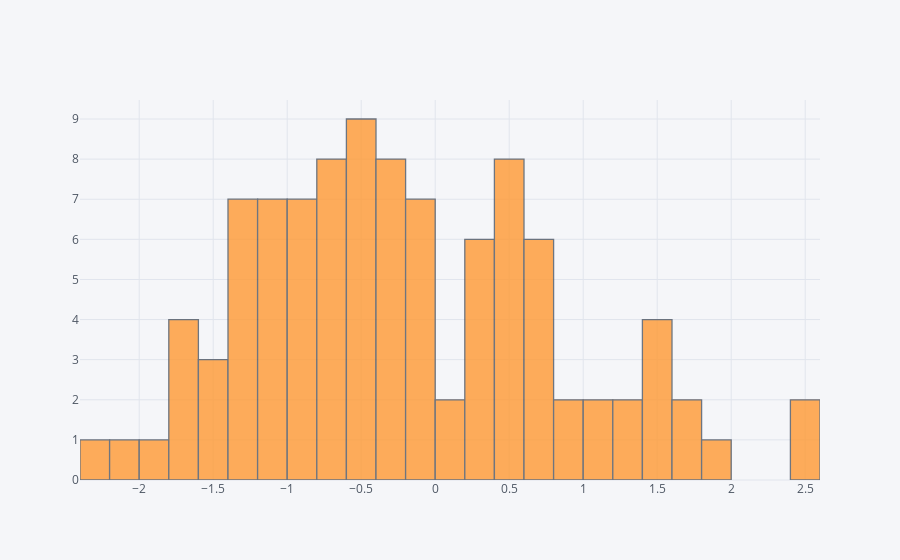

Notebook code cell kept with this figure:
### Code cell
#histogram
df['A'].iplot(kind='hist',bins=25)

### Figure 1 — Plotly figure (JSON) as saved in the notebook; plotly's stock layout.template omitted (floating-point values rounded to 4 significant figures)
{"data": [{"histfunc": "count", "histnorm": "", "marker": {"color": "rgba(255, 153, 51, 1.0)", "line": {"color": "#4D5663", "width": 1.3}}, "name": "A", "nbinsx": 25, "opacity": 0.8, "orientation": "v", "type": "histogram", "uid": "ee95a031-e6a9-41f4-a8c0-af4c03c94af7", "x": [0.07591, -2.09, 0.5032, -1.371, 0.2423, -0.07382, -1.362, -0.7154, -0.8928, -1.285, 1.584, -0.6724, 0.09358, -1.312, -1.052, -0.1465, -2.271, 0.521, -0.7479, -1.754, -0.3142, 1.424, -1.635, 2.515, -1.814, 0.2577, 0.8762, -0.2904, 0.8498, -1.676, 0.5194, -0.9954, -0.5473, 1.217, 1.774, 1.606, -1.09, 0.3451, -0.4153, -0.139, -0.2146, -1.324, -1.104, 0.6176, -0.5752, -0.2191, -0.06445, -0.502, 0.7196, -0.473, 0.2008, 1.486, -0.3927, 1.452, 1.214, 0.5207, -0.6283, 0.7031, -0.945, -0.8156, 0.7768, -1.492, 0.4993, -1.51, -0.5965, -0.7793, -1.478, -1.144, -0.7699, -0.09363, 1.041, -0.6453, -1.736, -0.1281, -0.04672, -0.8177, 0.5458, -1.073, -0.6435, -1.035, -0.4379, -0.8615, -1.369, -0.3027, 1.195, -0.4661, 1.87, 0.4854, 0.6462, 0.5012, 2.526, 0.7397, -0.8082, -0.4006, -1.126, -0.2076, 0.2844, -1.232, 0.34, -0.2822]}], "layout": {"barmode": "overlay", "legend": {"bgcolor": "#F5F6F9", "font": {"color": "#4D5663"}}, "paper_bgcolor": "#F5F6F9", "plot_bgcolor": "#F5F6F9", "title": {"font": {"color": "#4D5663"}}, "xaxis": {"gridcolor": "#E1E5ED", "showgrid": true, "tickfont": {"color": "#4D5663"}, "title": {"font": {"color": "#4D5663"}, "text": ""}, "zerolinecolor": "#E1E5ED"}, "yaxis": {"gridcolor": "#E1E5ED", "showgrid": true, "tickfont": {"color": "#4D5663"}, "title": {"font": {"color": "#4D5663"}, "text": ""}, "zerolinecolor": "#E1E5ED"}}}
